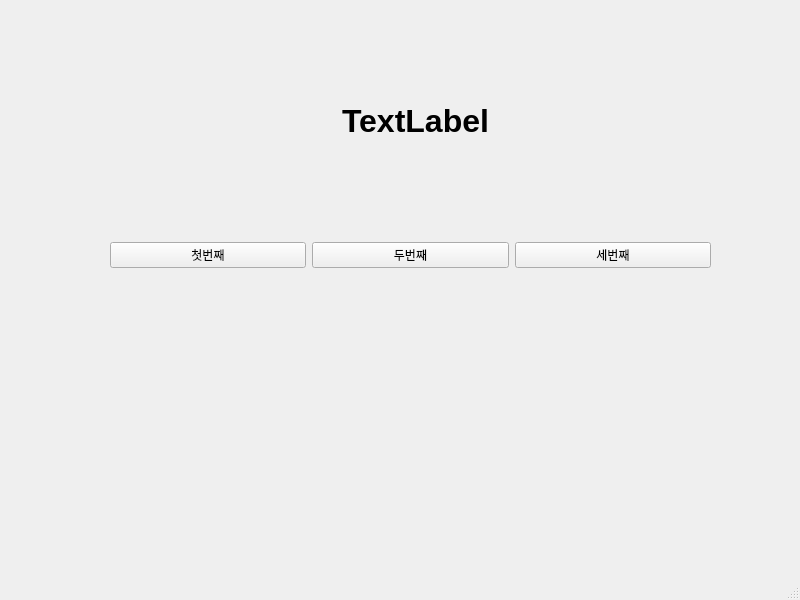
<?xml version="1.0" encoding="UTF-8"?>
<ui version="4.0">
 <class>MainWindow</class>
 <widget class="QMainWindow" name="MainWindow">
  <property name="geometry">
   <rect>
    <x>0</x>
    <y>0</y>
    <width>800</width>
    <height>600</height>
   </rect>
  </property>
  <property name="windowTitle">
   <string>MainWindow</string>
  </property>
  <widget class="QWidget" name="centralwidget">
   <widget class="QWidget" name="horizontalLayoutWidget">
    <property name="geometry">
     <rect>
      <x>110</x>
      <y>170</y>
      <width>601</width>
      <height>171</height>
     </rect>
    </property>
    <layout class="QHBoxLayout" name="horizontalLayout">
     <item>
      <widget class="QPushButton" name="pushButton">
       <property name="text">
        <string>첫번째</string>
       </property>
      </widget>
     </item>
     <item>
      <widget class="QPushButton" name="pushButton_2">
       <property name="text">
        <string>두번째</string>
       </property>
      </widget>
     </item>
     <item>
      <widget class="QPushButton" name="pushButton_3">
       <property name="text">
        <string>세번째</string>
       </property>
      </widget>
     </item>
    </layout>
   </widget>
   <widget class="QLabel" name="label">
    <property name="geometry">
     <rect>
      <x>120</x>
      <y>80</y>
      <width>591</width>
      <height>81</height>
     </rect>
    </property>
    <property name="font">
     <font>
      <pointsize>24</pointsize>
      <bold>true</bold>
     </font>
    </property>
    <property name="text">
     <string>TextLabel</string>
    </property>
    <property name="alignment">
     <set>Qt::AlignmentFlag::AlignCenter</set>
    </property>
   </widget>
  </widget>
  <widget class="QMenuBar" name="menubar">
   <property name="geometry">
    <rect>
     <x>0</x>
     <y>0</y>
     <width>800</width>
     <height>33</height>
    </rect>
   </property>
  </widget>
  <widget class="QStatusBar" name="statusbar"/>
 </widget>
 <resources/>
 <connections>
  <connection>
   <sender>pushButton</sender>
   <signal>clicked()</signal>
   <receiver>MainWindow</receiver>
   <slot>firstClick()</slot>
   <hints>
    <hint type="sourcelabel">
     <x>218</x>
     <y>282</y>
    </hint>
    <hint type="destinationlabel">
     <x>234</x>
     <y>359</y>
    </hint>
   </hints>
  </connection>
  <connection>
   <sender>pushButton_2</sender>
   <signal>clicked()</signal>
   <receiver>MainWindow</receiver>
   <slot>secondClick()</slot>
   <hints>
    <hint type="sourcelabel">
     <x>408</x>
     <y>295</y>
    </hint>
    <hint type="destinationlabel">
     <x>424</x>
     <y>352</y>
    </hint>
   </hints>
  </connection>
  <connection>
   <sender>pushButton_3</sender>
   <signal>clicked()</signal>
   <receiver>MainWindow</receiver>
   <slot>thirdClick()</slot>
   <hints>
    <hint type="sourcelabel">
     <x>634</x>
     <y>290</y>
    </hint>
    <hint type="destinationlabel">
     <x>651</x>
     <y>349</y>
    </hint>
   </hints>
  </connection>
 </connections>
 <slots>
  <slot>firstClick()</slot>
  <slot>secondClick()</slot>
  <slot>thirdClick()</slot>
 </slots>
</ui>
